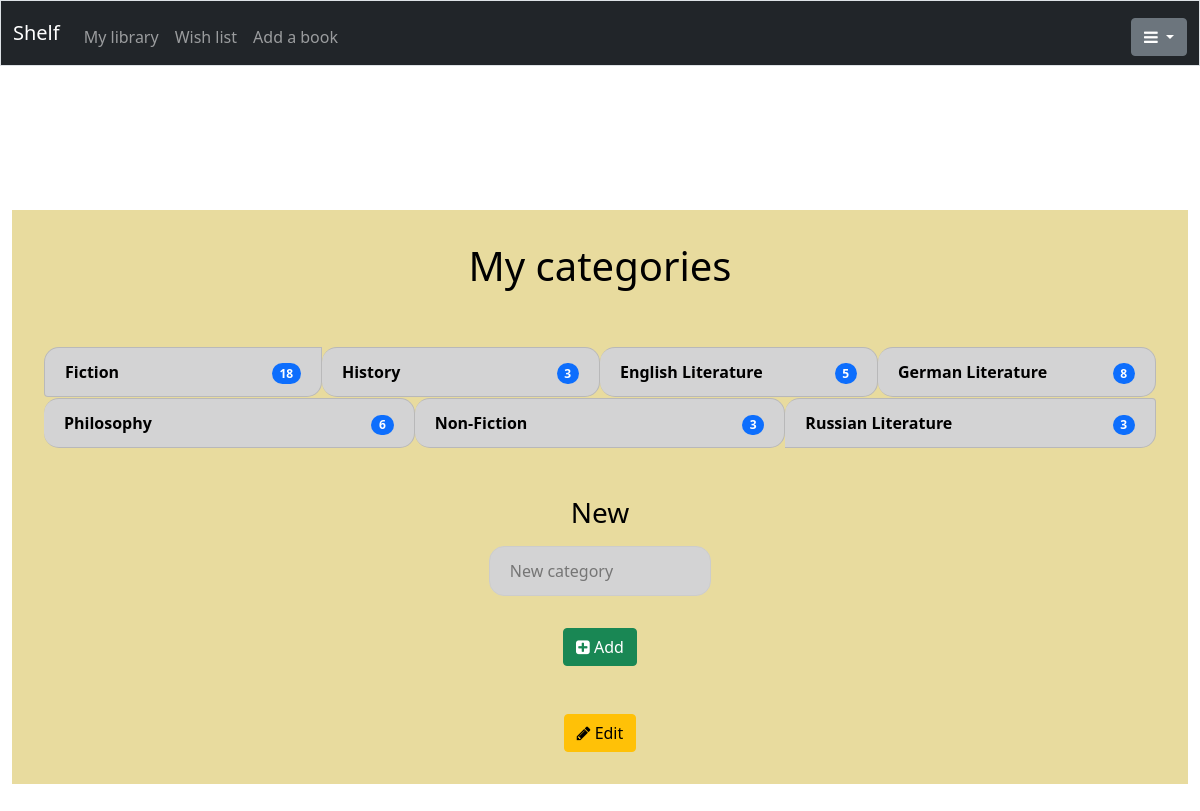
The app's page /categories (signed in) with its own data.
### tables this page shows
CREATE TABLE categories
(id INTEGER PRIMARY KEY AUTOINCREMENT NOT NULL,
name TEXT,
reader INT,
FOREIGN KEY (reader) REFERENCES users(id)
);

### app.py (the view)
@app.route("/categories", methods=["GET", "POST"])
@login_required
def categories():
    categories = get_categories()
    number_of_categories = len(categories)
    categories = get_number_of_books_in_each_category(categories)
    if request.method == "POST":
        new_category = request.form.get("add_category")
        old_categories = list()
        for category in categories:
            old_categories.append(category["name"])
        if new_category in old_categories:
            error = "This category already exists"
            return render_template("categories.html", categories=categories, number_of_categories=number_of_categories, error=error)
        add_new_category(new_category)
        return redirect("/categories")
    else:
        return render_template("categories.html", categories=categories, number_of_categories=number_of_categories)

### app.py (called while the page is built)
@app.after_request
def after_request(response):
    response.headers["Cache-Control"] = "no-cache, no-store, must-revalidate"
    response.headers["Expires"] = 0
    response.headers["Pragma"] = "no-cache"
    return response

### helpers.py (called while the page is built)
def login_required(f):
    @wraps(f)
    def decorated_function(*args, **kwargs):
        if session.get("user_id") is None:
            return redirect("/login")
        return f(*args, **kwargs)
    return decorated_function

def get_categories():
    return db.execute("SELECT name FROM categories WHERE reader = ?", session["user_id"])

def get_number_of_books_in_each_category(categories):
    status = "library"
    for category in categories:
        category_id = db.execute("SELECT id FROM categories WHERE name = ? AND reader = ?",
                                    category["name"], session["user_id"])[0]["id"]
        number_of_books = db.execute(
            "SELECT COUNT(book_id) FROM sorted_books JOIN books ON sorted_books.book_id = books.id WHERE category_id = ? AND status = ?",
                                        category_id, status)[0]["COUNT(book_id)"]
        category["count"] = number_of_books
    return categories

### templates/categories.html (shortened to what this page needs)
{% extends "layout.html" %}
{% block main %}
    <div class="entrance">
        {% if number_of_categories %}
            <h1>My categories</h1><br><br>
            <ul class="list-group list-group-horizontal list_of_books_categories">
                {% for category in categories %}
                    <li class="list-group-item d-flex flex-fill justify-content-between align-items-center list-group-item-dark book_categories">
                        {% if category.count > 0 %}
                            <a class="black_link" href="/books/{{ category.name }}">
                                <b>{{ category.name }}</b>
                            </a>
                        {% else %}
                            <b>{{ category.name }}</b>
                        {% endif %}
                        <div class="count">
                            <span class="badge bg-primary rounded-pill">{{ category.count }}</span>
                        </div>
                    </li>
                {% endfor %}
            </ul><br><br>
            <div>
                <h3>New</h3>
                <form action="/categories" method="post">
                    <div>
                        <input class="input field" autocomplete="off" name="add_category" placeholder="New category" type="text" required>
                    </div><br>
                    <button class="btn btn-success" type="submit" value="upload">
                        <i class="fa fa-plus-square" aria-hidden="true"></i> Add
                    </button>
                </form>
            </div><br><br>
            <button onclick="edit('count', 'delete'); return false;" class="btn btn-warning" type="button">
                <i class="fa fa-pencil" aria-hidden="true"></i> Edit
            </button>
        {% endif %}
    </div>
{% endblock %}

### static/styles.css (style rules this page uses)
body { background-image: url("pictures/book_shelf_photo.jpg"); background-repeat: no-repeat; background-attachment: fixed; background-size: cover; overflow-x: hidden; }
.entrance { background-color: rgba(228, 213, 140, 0.842); margin: auto; padding: 2em; color:black; justify-content: center; align-items: center; text-align: center; margin-top: 90px; }
.field { width: 20%; padding: 12px 20px; margin: 8px 0; display: inline-block; border: 1px solid #ccc; border-radius: 15px; box-sizing: border-box; background-color: rgba(211, 211, 212); }
.all_books, .list_of_books_locations, .list_of_books_categories { justify-content: center; align-items: center; text-align: center; flex-wrap: wrap; }
.book_locations, .book_categories { width: 25%; border-radius: 15px; margin: 0.5px 0; padding: 12px 20px; }
.book_categories:first-child, .book_categories:last-child { border-radius: 15px; padding: 12px 20px; }
.black_link { text-decoration: none; color: black; }

### records on screen
categories: name "Fiction", count "18"
categories: name "History", count "3"
categories: name "English Literature", count "5"
categories: name "German Literature", count "8"
categories: name "Philosophy", count "6"
categories: name "Non-Fiction", count "3"
categories: name "Russian Literature", count "3"
